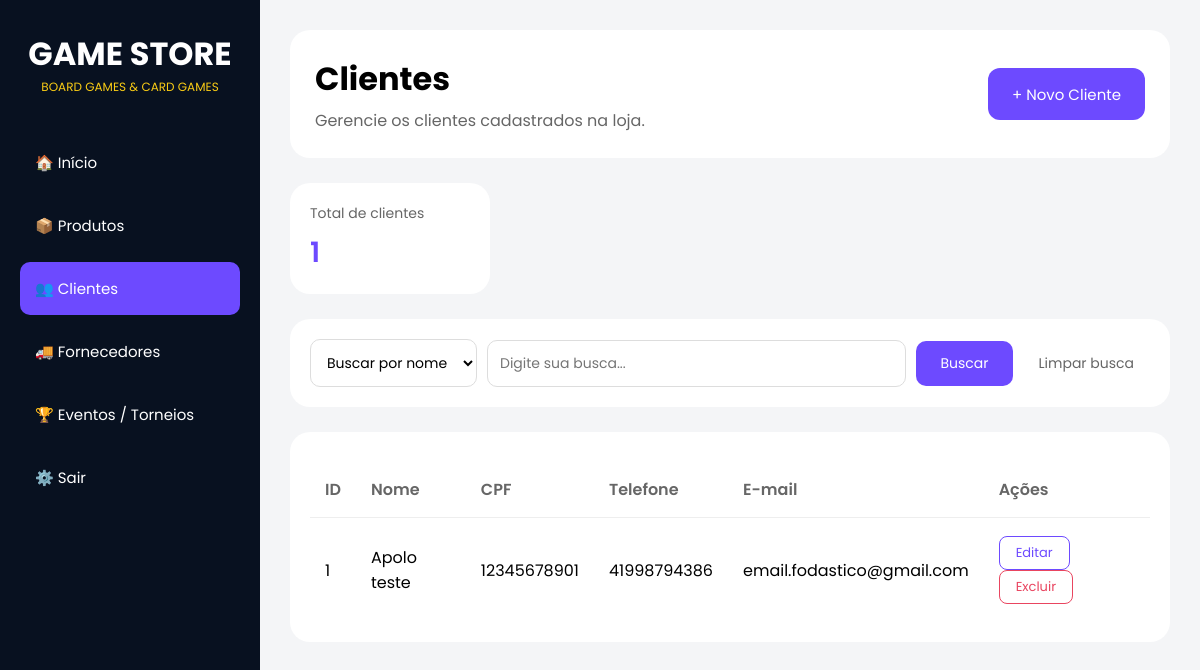
Screenshot of /clientes with the database file from the repository.
### tables this page shows
CREATE TABLE clientes(
            id INTEGER NOT NULL PRIMARY KEY AUTOINCREMENT,
            nome TEXT NOT NULL, 
            cpf TEXT NOT NULL UNIQUE,
            telefone TEXT NOT NULL,
            email TEXT NOT NULL UNIQUE
        );

### routes.py (the view)
@app.route("/clientes")
def clientes():
    criar_tabela_clientes()
    lista = listar_clientes()
    return render_template(
        "clientes.html",
        clientes = lista,
        total_clientes = len(lista),
        modo="criar"
    )

### database.py (called while the page is built)
def conectar():
    return sqlite3.connect(CAMINHO_BANCO)

### modules/clientes.py (called while the page is built)
def criar_tabela_clientes():
    conexao = conectar()
    cursor = conexao.cursor()
    cursor.execute("""
        CREATE TABLE IF NOT EXISTS clientes(
            id INTEGER NOT NULL PRIMARY KEY AUTOINCREMENT,
            nome TEXT NOT NULL,
            cpf TEXT NOT NULL UNIQUE,
            telefone TEXT NOT NULL,
            email TEXT NOT NULL UNIQUE
        )""")
    conexao.commit() #salvar as alteracoes
    conexao.close()

def listar_clientes():
    conexao = conectar()
    cursor = conexao.cursor()
    cursor.execute("""SELECT * FROM clientes""")
    resultado = cursor.fetchall()
    conexao.close()
    return resultado

### templates/clientes.html (shortened to what this page needs)
<!DOCTYPE html>
<html lang="pt-BR">
<head>
  <link rel="stylesheet" href={{ url_for('static', filename='clientes.css' ) }} />
<body>
  <div class="sidebar">
    <div class="logo">
      <h1>GAME STORE</h1>
      <p>BOARD GAMES & CARD GAMES</p>
    </div>
    <div class="menu">
      <a href="/">🏠 Início</a>
      <a href="/produtos">📦 Produtos</a>
      <a href="/clientes" class="active">👥 Clientes</a>
      <a href="/fornecedores">🚚 Fornecedores</a>
      <a href="/eventos">🏆 Eventos / Torneios</a>
      <a href="#">⚙️ Sair</a>
    </div>
  </div>
  <div class="main">
    <div class="topo">
      <div class="titulo-subt">
        <h1>Clientes</h1>
        <p>Gerencie os clientes cadastrados na loja.</p>
      </div>
      <button class="btn-novo" onclick="mostrarFormulario()">+ Novo Cliente</button>
    </div>
    <div class="card-resumo">
      <div class="resumo-item">
        <span class="resumo-label">Total de clientes</span>
        <strong class="resumo-valor">{{ total_clientes }}</strong>
      </div>
    </div>
    <div class="card-busca">
      <form action="/clientes/buscar" method="POST">
        <select name="tipo_busca">
          <option value="nome">Buscar por nome</option>
        </select>
        <input type="text" name="termo" placeholder="Digite sua busca..." required />
        <button type="submit" class="btn-buscar">Buscar</button>
        <a href="/clientes" class="btn-limpar">Limpar busca</a>
      </form>
    </div>
    <div class="card-tabela">
      <table>
        <thead>
          <tr>
            <th>ID</th>
            <th>Nome</th>
            <th>CPF</th>
            <th>Telefone</th>
            <th>E-mail</th>
            <th>Ações</th>
          </tr>
        </thead>
        <tbody>
          {% for cliente in clientes %}
          <tr>
            <td>{{ cliente[0] }}</td>
            <td>{{ cliente[1] }}</td>
            <td>{{ cliente[2] }}</td>
            <td>{{ cliente[3] }}</td>
            <td>{{ cliente[4] }}</td>
            <td>
              <form action="/clientes/editar/{{ cliente[0] }}" method="GET" style="display:inline;">
                <button type="submit" class="btn-editar">Editar</button>
              </form>
              <form action="/clientes/excluir/{{ cliente[0] }}" method="POST" style="display:inline;">
                <button type="submit" class="btn-excluir">Excluir</button>
              </form>
            </td>
          </tr>
          {% endfor %}
        </tbody>
      </table>
    </div>
  </div>
</body>
</html>

### static/clientes.css (style rules this page uses)
* { margin: 0; padding: 0; box-sizing: border-box; font-family: "Poppins", sans-serif; }
body { background: #f4f5f7; display: flex; }
.sidebar { width: 260px; height: 100vh; background: #081120; color: white; padding: 30px 20px; position: fixed; }
.logo { text-align: center; margin-bottom: 40px; }
.logo h1 { font-size: 32px; }
.logo p { color: #facc15; font-size: 12px; }
.menu { display: flex; flex-direction: column; gap: 10px; }
.menu a { text-decoration: none; color: white; padding: 15px; border-radius: 10px; transition: 0.3s; font-size: 15px; }
.menu a.active { background: #6d4aff; }
.main { margin-left: 260px; width: calc(100% - 260px); padding: 30px; }
.topo { display: flex; align-items: center; gap: 20px; background: white; padding: 25px; border-radius: 20px; margin-bottom: 25px; }
.titulo-subt { flex: 1; }
.titulo-subt h1 { margin-bottom: 5px; }
.titulo-subt p { color: #666; }
.btn-novo { height: 52px; padding: 0 24px; border: none; border-radius: 12px; font-size: 15px; cursor: pointer; transition: 0.3s; background: #6d4aff; color: white; }
.card-resumo { display: flex; gap: 16px; margin-bottom: 25px; }
.resumo-item { background: white; border-radius: 20px; padding: 20px; min-width: 200px; }
.resumo-label { font-size: 14px; color: #666; display: block; margin-bottom: 8px; }
.resumo-valor { font-size: 28px; color: #6d4aff; font-weight: 600; }
.card-tabela { background: white; border-radius: 20px; padding: 20px; }
table { width: 100%; border-collapse: collapse; margin-top: 10px; }
th { text-align: left; color: #666; font-weight: 600; padding: 15px; }
td { padding: 18px 15px; border-top: 1px solid #eee; }
.btn-editar { background: none; border: 1px solid #6d4aff; color: #6d4aff; padding: 6px 16px; border-radius: 8px; font-size: 13px; cursor: pointer; font-family: "Poppins", sans-serif; transition: 0.3s; margin-right: 6px; }
.btn-excluir { background: none; border: 1px solid #e94560; color: #e94560; padding: 6px 16px; border-radius: 8px; font-size: 13px; cursor: pointer; font-family: "Poppins", sans-serif; transition: 0.3s; }
.card-busca { background: white; border-radius: 20px; padding: 20px; margin-bottom: 25px; }
.card-busca form { display: flex; gap: 10px; align-items: center; }
.card-busca select { padding: 12px; border: 1px solid #ddd; border-radius: 10px; font-size: 14px; font-family: "Poppins", sans-serif; background: white; cursor: pointer; }
.card-busca input { flex: 1; padding: 12px; border: 1px solid #ddd; border-radius: 10px; font-size: 14px; font-family: "Poppins", sans-serif; }
.btn-buscar { border: none; background: #6d4aff; color: white; padding: 12px 24px; border-radius: 10px; font-size: 14px; cursor: pointer; font-family: "Poppins", sans-serif; transition: 0.3s; }
.btn-limpar { text-decoration: none; color: #666; font-size: 14px; padding: 12px 16px; border-radius: 10px; transition: 0.3s; }

### rows the page displays
clientes: id "1", nome "Apolo teste", cpf "12345678901", telefone "41998794386", email "email.fodastico@gmail.com"

### other values shown
{{ total_clientes }} "1"
